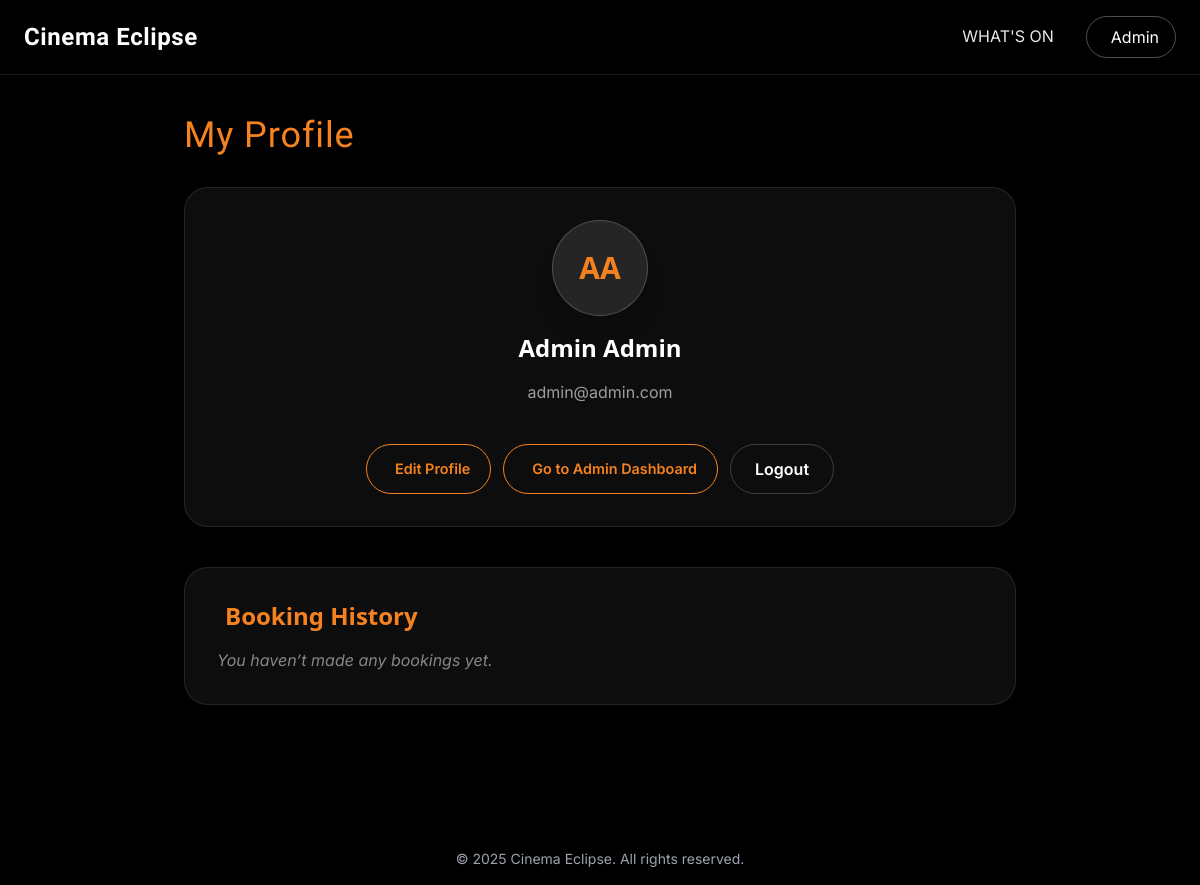
The app's page /views/profile/profile.php (signed in) with its own data.
### tables this page shows
CREATE TABLE users (
    id INT AUTO_INCREMENT PRIMARY KEY,
    email VARCHAR(100) NOT NULL UNIQUE,
    password VARCHAR(255) NOT NULL,
    firstname VARCHAR(50) NOT NULL,
    lastname VARCHAR(50) NOT NULL,
    isAdmin BOOLEAN DEFAULT FALSE
);

### auth/session.php (called while the page is built, shortened)
<?php
class SessionManager {
    public function __construct(PDO $db, int $timeout = 1800) {
        $this->timeout = $timeout;
    }
    public function getUserId(): ?int {
        return $_SESSION['user_id'] ?? null;
    }
    public function isAdmin(): bool {
        return $_SESSION['isAdmin'] ?? false;
    }
}

### admin_dashboard/views/users/users_functions.php (called while the page is built, shortened)
<?php
function getUserById(PDO $db, int $userId): ?array {
    $stmt = $db->prepare("SELECT id, firstname, lastname, email, isAdmin FROM users WHERE id = ?");
    $stmt->execute([$userId]);
    $user = $stmt->fetch(PDO::FETCH_ASSOC);
    return $user ?: null;
}
?>

### views/profile/profile.php (the view, shortened to what this page needs)
<?php
require_once '../../backend/connection.php';
require_once '../../auth/session.php';
require_once '../../admin_dashboard/views/users/users_functions.php';
$session = new SessionManager($db);
$session->requireLogin();
$userId = $session->getUserId();
$isAdmin = $session->isAdmin();
$user = getUserById($db, $userId);
$isEditing = isset($_GET['edit']) && $_GET['edit'] === 'true';
$bookings = getBookingsByUserId($db, $userId);
$firstname = htmlspecialchars($user['firstname']);
$lastname = htmlspecialchars($user['lastname']);
$email = htmlspecialchars($user['email']);
?>
<!DOCTYPE html>
<html lang="en">
<?php include '../../shared/head.php'; ?>
<body class="bg-black text-white font-sans">
<?php include '../../shared/header.php'; ?>
<section class="px-6 md:px-8 py-10 max-w-4xl mx-auto">
    <h1 class="text-4xl font-[Limelight] tracking-wide text-secondary mb-8">My Profile</h1>
    <div class="rounded-3xl border border-white/10 bg-white/5 backdrop-blur p-8 mb-10 shadow-2xl">
        <div class="flex flex-col items-center gap-4">
            <div class="w-24 h-24 rounded-full bg-white/10 border border-white/20
                        flex items-center justify-center text-3xl font-bold text-secondary shadow-xl">
                <?= strtoupper($firstname[0] . ($lastname[0] ?? '')) ?>
            </div>
            <h2 class="text-2xl font-semibold"><?= "$firstname $lastname" ?></h2>
            <p class="text-white/60"><?= $email ?></p>
            <?php if ($isEditing): ?>
                <form method="POST" class="mt-6 w-full max-w-md space-y-4">
                    <input type="text" name="firstname" value="<?= $firstname ?>" placeholder="First name"
                           required class="w-full p-3 rounded-xl bg-black/30 border border-white/10 text-white">
                    <input type="text" name="lastname" value="<?= $lastname ?>" placeholder="Last name"
                           required class="w-full p-3 rounded-xl bg-black/30 border border-white/10 text-white">
                    <input type="email" name="email" value="<?= $email ?>" placeholder="Email"
                           required class="w-full p-3 rounded-xl bg-black/30 border border-white/10 text-white">
                    <input type="password" name="new_password" placeholder="New password (optional)"
                           class="w-full p-3 rounded-xl bg-black/30 border border-white/10 text-white">
                    <input type="password" name="current_password"
                           placeholder="Current password (required)"
                           required class="w-full p-3 rounded-xl bg-black/30 border border-white/10 text-white">
                    <div class="flex gap-3">
                        <button type="submit"
                                class="flex-1 bg-[var(--secondary)] text-black font-semibold py-3 rounded-full">
                            Save Changes
                        </button>
                        <a href="profile.php"
                           class="flex-1 border border-white/20 text-white font-semibold py-3 rounded-full
                                  hover:bg-white/10 transition text-center">
                            Cancel
                        </a>
                    </div>
                </form>
            <?php else: ?>
                <div class="mt-6 flex flex-wrap justify-center gap-3">
                    <a href="profile?edit=true"
                       class="btn">
                        Edit Profile
                    </a>
                    <?php if ($isAdmin): ?>
                        <a href="/cinema-website/admin_dashboard/admin_dashboard.php"
                           class="btn">
                            Go to Admin Dashboard
                        </a>
                    <?php endif; ?>
                    <a href="../../auth/logout.php"
                       class="px-6 py-3 rounded-full border border-white/20 hover:bg-white/10 transition font-semibold">
                        Logout
                    </a>
                </div>
            <?php endif; ?>
        </div>
    </div>
    <div class="rounded-3xl border border-white/10 bg-white/5 backdrop-blur p-8 shadow-2xl">
        <h2 class="text-2xl font-semibold mb-4 text-secondary flex items-center gap-2">
            <i class="pi pi-ticket"></i> Booking History
        </h2>
        <?php if (empty($bookings)): ?>
            <p class="text-white/50 italic">You haven’t made any bookings yet.</p>
        <?php endif; ?>
    </div>
</section>
<?php include '../../shared/footer.php'; ?>
</body>
</html>

### shared/header.php (shortened to what this page needs)
<?php
$current = basename($_SERVER['PHP_SELF']);
if (!function_exists('isActive')) {
    function isActive($page, $current) {
        return $current === $page ? 'text-[var(--secondary)] after:scale-x-100' : 'text-white/90 hover:text-[var(--secondary)]';
    }
}
$userName = null;
if (isset($_SESSION['user_id'])) {
    require_once __DIR__ . '/../backend/connection.php';
    $stmt = $db->prepare("SELECT firstname FROM users WHERE id = ?");
    $stmt->execute([$_SESSION['user_id']]);
    $user = $stmt->fetch(PDO::FETCH_ASSOC);
    if ($user && isset($user['firstname'])) {
        $userName = $user['firstname'];
    }
}
?>
<header class="sticky top-0 z-50">
    <div class="bg-black/70 backdrop-blur supports-[backdrop-filter]:backdrop-blur-md border-b border-white/10">
        <div class="mx-auto max-w-7xl px-6 py-4 flex items-center justify-between">
            <a href="/cinema-website/index.php" class="flex items-center gap-2">
                <span class="text-xl md:text-2xl font-bold tracking-wide text-white font-[Limelight]">Cinema Eclipse</span>
            </a>
            <nav class="hidden md:flex items-center gap-6">
                <a href="/cinema-website/views/movies_list/movies_list.php"
                   class="relative pb-0.5 transition after:absolute after:left-0 after:-bottom-0.5 after:h-[2px] after:w-full after:origin-left after:scale-x-0 after:bg-[var(--secondary)] after:transition
                  <?= isActive('movies_list.php', $current) ?>">
                    WHAT'S ON
                </a>
                <div class="flex items-center gap-2 ml-2">
                    <?php if ($userName): ?>
                        <a href="/cinema-website/views/profile/profile.php"
                           class="px-4 py-2 rounded-full border border-white/30 text-white hover:bg-white hover:text-black transition flex items-center gap-2">
                            <i class="pi pi-user"></i> <?= $userName ?>
                        </a>
                    <?php endif; ?>
                </div>
            </nav>
        </div>
    </div>
</header>

### style.css (style rules this page uses)
:root { --primary: #ED6044; --secondary: #f5821e; --white: #f8f8f8; --black: #111111; --primary-font: 'Limelight', cursive; --body-font: 'Inter', sans-serif; }
h1, h3, h4, h5, h6 { font-family: var(--primary-font); }
body, p, li, a { font-family: var(--body-font); }
.bg-black { background-color: var(--black); }
.text-secondary { color: var(--secondary); }
.text-white { color: var(--white); }
.btn, .btn-full { display: inline-flex; align-items: center; gap: 0.5rem; padding: 0.625rem 1.25rem; border-radius: 9999px; font-weight: 600; font-size: 0.9rem; text-decoration: none; transition: background-color 0.15s ease, color 0.15s ease; }
.btn { border: 1px solid var(--secondary); background-color: transparent; color: var(--secondary); }

### records on screen
users: firstname "Admin", firstname+lastname "AA", lastname "Admin", email "admin@admin.com"
